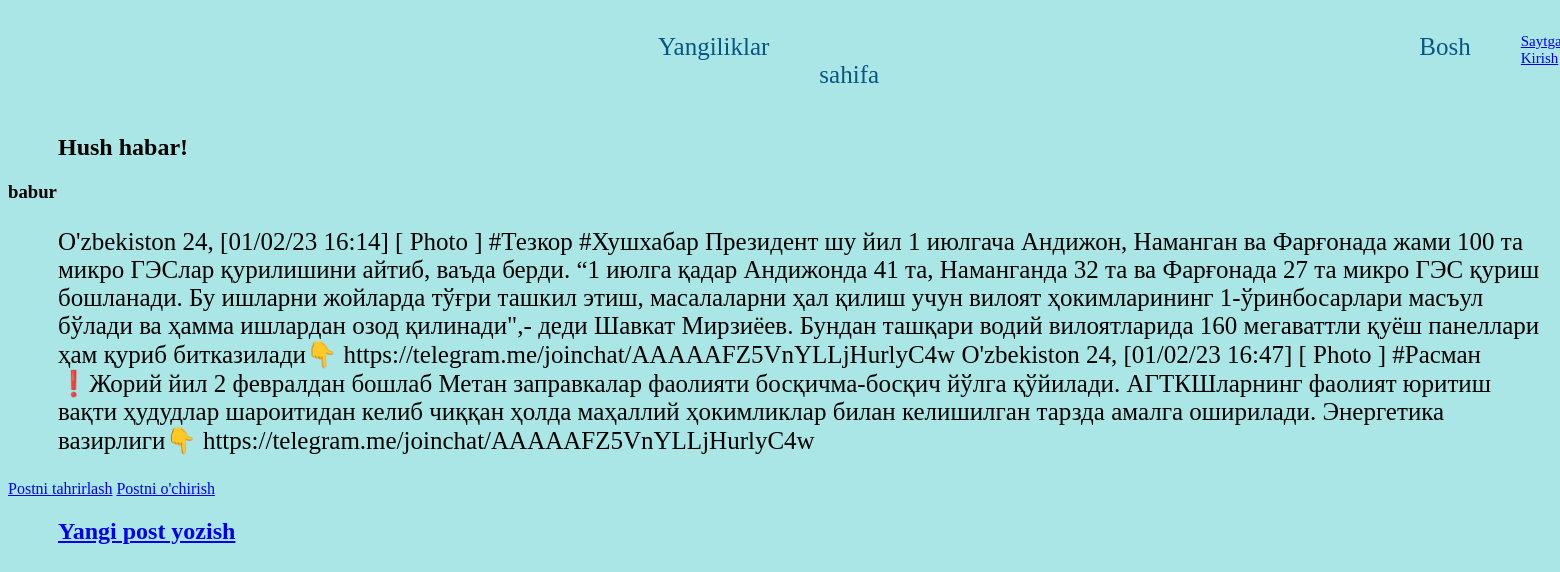
The page /home/post/5/ on the database its author committed.
### blog/models.py (models this page shows, shortened)
class Post(models.Model):
    title=models.CharField(max_length=150)
    author=models.ForeignKey(
        'auth.user',
        on_delete=models.CASCADE
    )
    body=models.TextField()

### blog/views.py (the view)
# urls.py: path('post/<int:pk>/',DetailPageViews.as_view(),name='post_detail'),
class DetailPageViews(DetailView):
    model=Post
    template_name='post_detail.html'

### templates/post_detail.html
{% extends 'base.html' %}
{% block content %}
<div class="post-entry">
    <h2>{{ post.title }}</h2>
    <h3>{{ post.author }}</h3>
    <p>{{ post.body }}</p>
<a href="{% url 'post_edit' post.pk %}">Postni tahrirlash</a>
<a href="{% url 'post_delete' post.pk %}">Postni o'chirish</a>
{% endblock content %}

### static/css/base.css (style rules this page uses)
* { background-color: rgb(171, 230, 230); }
p { margin-left: 50px; font-size: 25; font-family: italic; }
h2 { margin-left: 50px; font-family: serif; }

### rows shown on the page
Post: title "Hush habar!", author "babur", body "O'zbekiston 24, [01/02/23 16:14] [ Photo ] #Тезкор #Хушхабар Президент шу йил 1 июлгача Андижон, Наманган ва Фарғонада жами 100 та микро ГЭСлар қурилишини айтиб, ваъда берди. “1 июлга қадар Андижонда 41 та, Наманганда 32 та ва Фарғонада 27 та микро ГЭС қуриш бошланади. Бу ишларни жойларда тўғри ташкил этиш, масалаларни ҳал қилиш учун вилоят ҳокимларининг 1-ўринбосарлари масъул бўлади ва ҳамма ишлардан озод қилинади\",- деди Шавкат Мирзиёев. Бундан ташқари водий вилоятларида 160 мегаваттли қуёш панеллари ҳам қуриб битказилади👇 https://telegram.me/joinchat/AAAAAFZ5VnYLLjHurlyC4w O'zbekiston 24, [01/02/23 16:47] [ Photo ] #Расман ❗️Жорий йил 2 февралдан бошлаб Метан заправкалар фаолияти…"
